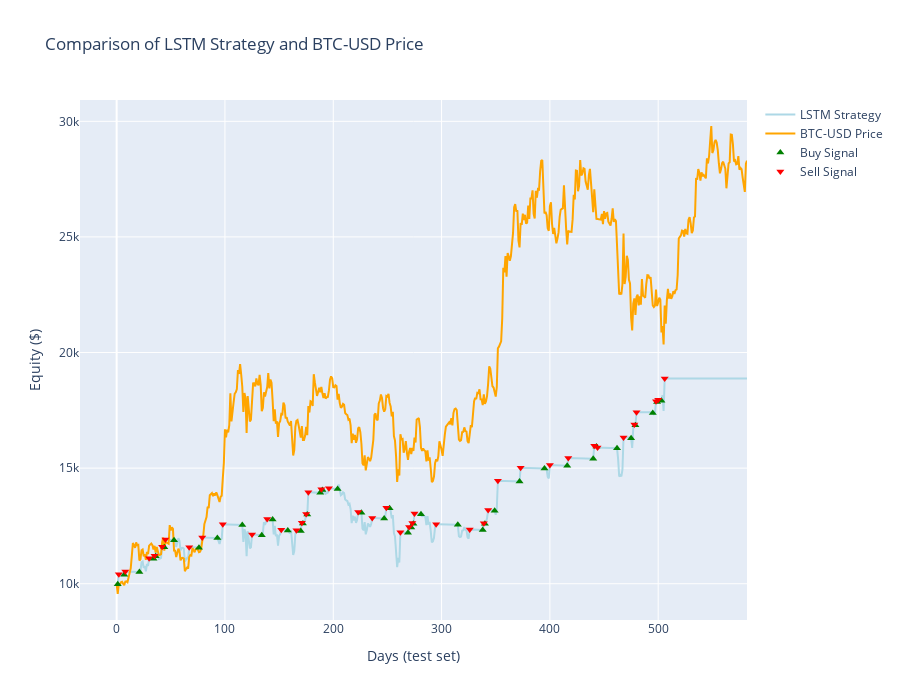

Notebook source saved alongside this figure:
### Markdown cell above
A strategy based on active portfolio management, which uses predicted prices to decide when to buy or sell an asset, is fundamentally different from a buy and hold approach. One might ask: if both strategies aim to grow capital, can they produce similar outcomes? In this excercise the answer is no, they give radically different results.

There are key observations that support this conclusion:

The first thing to consider is **time horizon**, the training set of the data considers more than three years, while the test set of the data contains almost two years of information. This reflects a medium to long-term investment horizon, where passive strategies like buy and hold tend to outperform active ones, especially when considering lower transaction costs and model-free simplicity.

Regarding the **strategy result's and model behavior**: the equity curve comparison shows that after around day 350, the LSTM strategy begins to underperform significantly. During this period, the blue equity line remains flat for extended stretches—indicating that the model has stopped holding any position in the asset. This happens **not because the model fails to capture price direction**, but rather because its predicted prices are consistently lower than the actual price, triggering no buy signals.

### Code cell
# Imports for interactive plotting
import plotly.graph_objs as go
from plotly.offline import iplot

# Traces for each series plot
trace1 = go.Scatter(
    y=equity_curve,
    mode='lines',
    name='LSTM Strategy',
    line=dict(color='lightblue')
)

trace2 = go.Scatter(
    y=y_test/(y_test[0]/initial_cash),
    mode='lines',
    name='BTC-USD Price',
    line=dict(color='orange')
)

# The buy and sell signals are represented as markers on the plot
trace_buy = go.Scatter(
    x=buy_signal,
    y=[equity_curve[idx] for idx in buy_signal],
    mode='markers',
    name='Buy Signal',
    marker=dict(color='green', size=7, symbol='triangle-up'),
    text=[f'Buy Signal day {idx}' for idx in buy_signal],
    hoverinfo='text'
)

trace_sell = go.Scatter(
    x=sell_signal,
    y=[equity_curve[idx] for idx in sell_signal],
    mode='markers',
    name='Sell Signal',
    marker=dict(color='red', size=7, symbol='triangle-down'),
    text=[f'Sell Signal day {idx}' for idx in sell_signal],
    hoverinfo='text'
)

layout = go.Layout(
    title='Comparison of LSTM Strategy and BTC-USD Price',
    xaxis=dict(title='Days (test set)'),
    yaxis=dict(title='Equity ($)'),
    hovermode='x unified',
    height=700 
)

fig = go.Figure(data=[trace1, trace2, trace_buy, trace_sell], layout=layout)
iplot(fig)

### Figure 1 — Plotly figure (JSON) as saved in the notebook; plotly's stock layout.template omitted (floating-point values rounded to 4 significant figures; data arrays with more than 128 entries replaced by an {"elided": "..."} marker saying what was removed)
{"data": [{"line": {"color": "lightblue"}, "mode": "lines", "name": "LSTM Strategy", "type": "scatter", "y": {"elided": "583 float values"}}, {"line": {"color": "orange"}, "mode": "lines", "name": "BTC-USD Price", "type": "scatter", "y": {"elided": "583 float values"}}, {"hoverinfo": "text", "marker": {"color": "green", "size": 7, "symbol": "triangle-up"}, "mode": "markers", "name": "Buy Signal", "text": ["Buy Signal day 1", "Buy Signal day 7", "Buy Signal day 21", "Buy Signal day 34", "Buy Signal day 36", "Buy Signal day 44", "Buy Signal day 53", "Buy Signal day 76", "Buy Signal day 93", "Buy Signal day 116", "Buy Signal day 134", "Buy Signal day 144", "Buy Signal day 158", "Buy Signal day 170", "Buy Signal day 172", "Buy Signal day 176", "Buy Signal day 188", "Buy Signal day 190", "Buy Signal day 204", "Buy Signal day 226", "Buy Signal day 247", "Buy Signal day 252", "Buy Signal day 269", "Buy Signal day 272", "Buy Signal day 274", "Buy Signal day 281", "Buy Signal day 315", "Buy Signal day 338", "Buy Signal day 340", "Buy Signal day 349", "Buy Signal day 372", "Buy Signal day 395", "Buy Signal day 416", "Buy Signal day 440", "Buy Signal day 443", "Buy Signal day 462", "Buy Signal day 475", "Buy Signal day 479", "Buy Signal day 495", "Buy Signal day 499", "Buy Signal day 503"], "type": "scatter", "x": [1, 7, 21, 34, 36, 44, 53, 76, 93, 116, 134, 144, 158, 170, 172, 176, 188, 190, 204, 226, 247, 252, 269, 272, 274, 281, 315, 338, 340, 349, 372, 395, 416, 440, 443, 462, 475, 479, 495, 499, 503], "y": [9980, 10390.0, 10510.0, 11080.0, 11190.0, 11570.0, 11880.0, 11550.0, 11970.0, 12540.0, 12100.0, 12780.0, 12310.0, 12280.0, 12610.0, 12990.0, 13930.0, 14050.0, 14100.0, 13070.0, 12820.0, 13260.0, 12200.0, 12430.0, 12600.0, 13010.0, 12550.0, 12330.0, 12600.0, 13160.0, 14420.0, 14990.0, 15110.0, 15410.0, 15930.0, 15860.0, 16290.0, 16850.0, 17390.0, 17860.0, 17920.0]}, {"hoverinfo": "text", "marker": {"color": "red", "size": 7, "symbol": "triangle-down"}, "mode": "markers", "name": "Sell Signal", "text": ["Sell Signal day 2", "Sell Signal day 8", "Sell Signal day 30", "Sell Signal day 35", "Sell Signal day 42", "Sell Signal day 45", "Sell Signal day 67", "Sell Signal day 79", "Sell Signal day 98", "Sell Signal day 125", "Sell Signal day 139", "Sell Signal day 152", "Sell Signal day 166", "Sell Signal day 171", "Sell Signal day 175", "Sell Signal day 177", "Sell Signal day 189", "Sell Signal day 196", "Sell Signal day 223", "Sell Signal day 236", "Sell Signal day 249", "Sell Signal day 262", "Sell Signal day 270", "Sell Signal day 273", "Sell Signal day 275", "Sell Signal day 295", "Sell Signal day 326", "Sell Signal day 339", "Sell Signal day 343", "Sell Signal day 352", "Sell Signal day 373", "Sell Signal day 400", "Sell Signal day 417", "Sell Signal day 441", "Sell Signal day 444", "Sell Signal day 468", "Sell Signal day 478", "Sell Signal day 480", "Sell Signal day 498", "Sell Signal day 500", "Sell Signal day 506"], "type": "scatter", "x": [2, 8, 30, 35, 42, 45, 67, 79, 98, 125, 139, 152, 166, 171, 175, 177, 189, 196, 223, 236, 249, 262, 270, 273, 275, 295, 326, 339, 343, 352, 373, 400, 417, 441, 444, 468, 478, 480, 498, 500, 506], "y": [10410.0, 10530.0, 11100.0, 11210.0, 11600.0, 11910.0, 11570.0, 12000.0, 12570.0, 12130.0, 12800.0, 12330.0, 12310.0, 12630.0, 13020.0, 13960.0, 14080.0, 14130.0, 13100.0, 12840.0, 13290.0, 12220.0, 12460.0, 12620.0, 13030.0, 12580.0, 12350.0, 12620.0, 13190.0, 14450.0, 15020.0, 15140.0, 15440.0, 15960.0, 15900.0, 16320.0, 16890.0, 17420.0, 17890.0, 17950.0, 18880.0]}], "layout": {"height": 700, "hovermode": "x unified", "title": {"text": "Comparison of LSTM Strategy and BTC-USD Price"}, "xaxis": {"title": {"text": "Days (test set)"}}, "yaxis": {"title": {"text": "Equity ($)"}}}}
